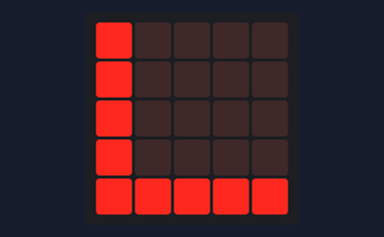
This program was run on a simulated BBC micro:bit (MakeCode). Shown: the board's 5×5 LED display.

Above: at 0.2 s.
At 0.61 s:
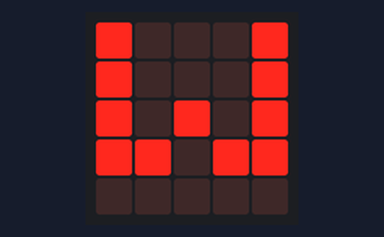

Measured:
- what the display in image 1 shows lasts 0.4 s, from 0.4 s to 0.8 s

The program:

main.ts
```typescript
basic.forever(function () {
    basic.showLeds(`
        # . . . .
        # . . . .
        # . . . .
        # . . . .
        # # # # #
        `)
    basic.showLeds(`
        # . . . #
        # . . . #
        # . # . #
        # # . # #
        . . . . .
        `)
})
```

test.ts
```typescript
// här hamnar tester och detta kompileras inte när det här paketet används som ett tillägg.
```
